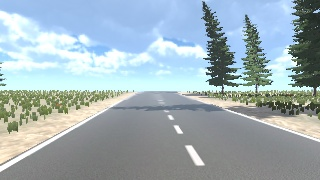
#> input picture frame_20260212_200107_338.jpg, 320 x 180 px, found by its file name
$ python hough_opencv.py
#> lines starting #> are read from the running program, lines starting #| are printed output that depends on the picture; after the words box and inside, x2 and y2 are one past the last pixel; in counts of white or black regions, pixels touching at a corner belong together
import cv2
import numpy as np

img = cv2.imread('frame_20260212_200107_338.jpg')
#> img is the input picture: shape (180, 320, 3); mean B, G, R 182.2, 175.5, 159.2
if img is None:
    print("Không tìm thấy ảnh.")
    exit()

height, width = img.shape[:2]
#> height = 180; width = 320

gray = cv2.cvtColor(img, cv2.COLOR_BGR2GRAY)
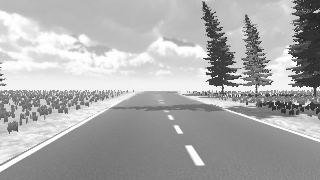
#> gray: shape (180, 320); min 37, max 255, mean 171.4
edges = cv2.Canny(gray, 50, 150)
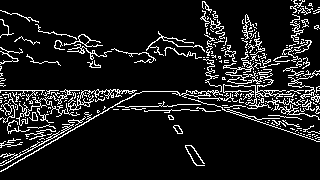
#> edges: shape (180, 320); 11% white in thin lines or dots

# ==========================================
# 1. FIX LỖI ROI Ở ĐÂY: DÙNG HÌNH CHỮ NHẬT
# ==========================================
mask = np.zeros_like(edges)

cv2.rectangle(mask, (0, int(height * 0.55)), (width, height), 255, -1)
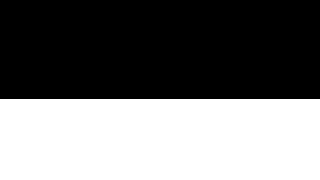
#> mask: shape (180, 320); 45% white; 1 white region, box (x1, y1, x2, y2) and area: (0, 99, 320, 180) 25920

# Áp dụng mặt nạ
masked_edges = cv2.bitwise_and(edges, mask)
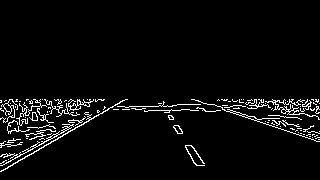
#> masked_edges: shape (180, 320); 4.2% white in thin lines or dots, all inside (x1, y1, x2, y2) = (0, 99, 320, 172)

# 2. Hough Transform
lines = cv2.HoughLinesP(
    masked_edges, 1, np.pi/180, 40, minLineLength=40, maxLineGap=100
)
#> lines = 19 rows, first 6: [0, 171, 125, 99], [3, 105, 316, 110], [4, 107, 318, 113], [1, 101, 318, 106], [0, 163, 105, 107], [5, 103, 318, 108]

left_road_edges = []
right_road_edges = []

if lines is not None:
    for line in lines:
        x1, y1, x2, y2 = line[0]
        if x2 == x1: continue

        slope = (y2 - y1) / (x2 - x1)

        # Bỏ qua các đường nằm ngang (nhiễu)
        if abs(slope) < 0.3 or abs(slope) > 5:
            continue

        intercept = y1 - slope * x1
        x_bottom = (height - intercept) / slope

        # Đường dốc âm là lề trái, dốc dương là lề phải
        if slope < 0:
            left_road_edges.append((x_bottom, slope, intercept))
        else:
            right_road_edges.append((x_bottom, slope, intercept))
#> this loop made 19 passes
#> (x1, y1, x2, y2, slope) on passes 2, 3, 4, 6, 7, 9, 10, 11, 12, 13, 15, 16: (3, 105, 316, 110, 0.016), (4, 107, 318, 113, 0.0191), (1, 101, 318, 106, 0.0158), (5, 103, 318, 108, 0.016), (9, 99, 310, 104, 0.0166), (251, 119, 317, 116, -0.0455), (1, 106, 319, 112, 0.0189), (71, 99, 319, 103, 0.0161), (6, 115, 315, 115, 0), (2, 104, 319, 109, 0.0158), (0, 100, 318, 100, 0), (0, 109, 307, 114, 0.0163)
#> (x1, y1, x2, y2, slope, intercept, x_bottom) on passes 1, 5, 8, 14, 18: (0, 171, 125, 99, -0.576, 171, -15.63), (0, 163, 105, 107, -0.533, 163, -31.88), (2, 165, 99, 111, -0.557, 166.1, -24.94), (193, 99, 317, 141, 0.339, 33.63, 432.1), (1, 171, 117, 104, -0.578, 171.6, -14.58)
#> after the loop, left_road_edges = [(-15.63, -0.576, 171), (-31.88, -0.533, 163), (-24.94, -0.557, 166.1), (-14.58, -0.578, 171.6)]; right_road_edges = [(432.1, 0.339, 33.63)]

# 3. Lọc 2 lề ngoài cùng
if len(left_road_edges) > 0 and len(right_road_edges) > 0:

    # Sắp xếp để lấy đường xa nhất về BÊN TRÁI (x_bottom NHỎ NHẤT)
    left_road_edges.sort(key=lambda x: x[0])
    outer_left = left_road_edges[0]
#> outer_left = (-31.88, -0.533, 163)

    # Sắp xếp để lấy đường xa nhất về BÊN PHẢI (x_bottom LỚN NHẤT)
    right_road_edges.sort(key=lambda x: x[0], reverse=True)
    outer_right = right_road_edges[0]
#> outer_right = (432.1, 0.339, 33.63)

    _, m_left, b_left = outer_left
#> m_left = -0.533; b_left = 163
    _, m_right, b_right = outer_right
#> m_right = 0.339; b_right = 33.63

    # --- VẼ 2 LỀ ĐƯỜNG MÀU XANH LÁ VÀ XANH DƯƠNG ---
    y1_draw = height
#> y1_draw = 180
    y2_draw = int(height * 0.6)
#> y2_draw = 108

    x1_left = int((y1_draw - b_left) / m_left)
#> x1_left = -31
    x2_left = int((y2_draw - b_left) / m_left)
#> x2_left = 103
    cv2.line(img, (x1_left, y1_draw), (x2_left, y2_draw), (0, 255, 0), 4)

    x1_right = int((y1_draw - b_right) / m_right)
#> x1_right = 432
    x2_right = int((y2_draw - b_right) / m_right)
#> x2_right = 219
    cv2.line(img, (x1_right, y1_draw), (x2_right, y2_draw), (255, 0, 0), 4)

    # --- ĐÁNH DẤU ROAD CENTER ---
    target_y = int(height * 0.8)
#> target_y = 144

    x_left_edge = int((target_y - b_left) / m_left)
#> x_left_edge = 35
    x_right_edge = int((target_y - b_right) / m_right)
#> x_right_edge = 325

    mid_x = int((x_left_edge + x_right_edge) / 2)
#> mid_x = 180

    cv2.circle(img, (mid_x, target_y), 10, (0, 0, 255), -1)
    cv2.putText(img, "Road Center", (mid_x - 80, target_y - 20),
                cv2.FONT_HERSHEY_SIMPLEX, 0.7, (0, 0, 255), 2)
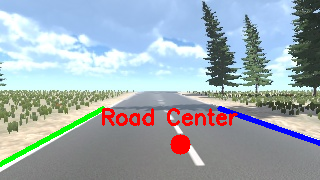
#> img: shape (180, 320, 3); mean B, G, R 177.6, 171, 157.7

# Show kết quả
cv2.imshow('Full Road Center Fixed', img)
cv2.waitKey(0)
cv2.destroyAllWindows()
